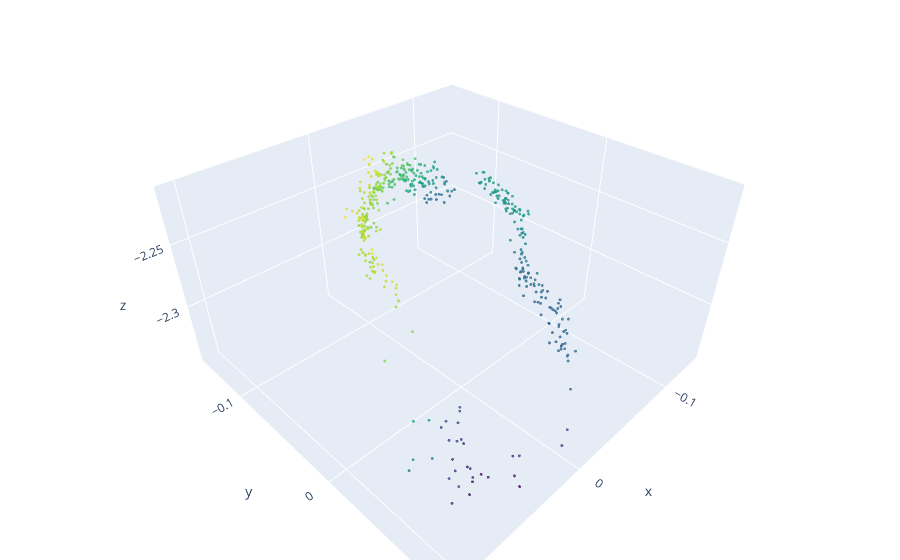

Here is the notebook cell this chart was saved with:
### Code cell
x,y,z = coord_3d[0:-1:100].T

fig = go.Figure(data=[go.Scatter3d(
    x=x,
    y=y,
    z=z,
    mode='markers',
    marker=dict(
        size=1,
        color=z,                
        colorscale='Viridis',   
        opacity=0.8
    )
)])

fig.update_layout(
    margin=dict(l=0, r=0, b=0, t=0), 
    scene={"aspectmode":"data"}
)

### Figure 1 — Plotly figure (JSON) as saved in the notebook; plotly's stock layout.template omitted (floating-point values rounded to 4 significant figures; data arrays with more than 128 entries replaced by an {"elided": "..."} marker saying what was removed)
{"data": [{"marker": {"color": {"elided": "464 float values"}, "colorscale": [[0, "#440154"], [0.1111, "#482878"], [0.2222, "#3e4989"], [0.3333, "#31688e"], [0.4444, "#26828e"], [0.5556, "#1f9e89"], [0.6667, "#35b779"], [0.7778, "#6ece58"], [0.8889, "#b5de2b"], [1, "#fde725"]], "opacity": 0.8, "size": 1}, "mode": "markers", "type": "scatter3d", "x": {"elided": "464 float values"}, "y": {"elided": "464 float values"}, "z": {"elided": "464 float values"}}], "layout": {"autosize": true, "margin": {"b": 0, "l": 0, "r": 0, "t": 0}, "scene": {"aspectmode": "data", "aspectratio": {"x": 1.228, "y": 1.209, "z": 0.6735}}}}
